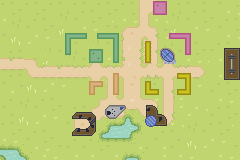

Below is a game level as drawn by its tile map, then a one-line description and the .tmx that defines it (tile-layer data replaced by summaries):
An orthogonal 30x20 tile map with 8x8 px tiles, 4 tile layers (waterLayer, background, foreground, buildings), 6 tilesets and 5 objects (College Dorm, Glasshouse, CompSci, Piazza, Start).

<map version="1.10" tiledversion="1.10.2" orientation="orthogonal" renderorder="right-down" width="30" height="20" tilewidth="8" tileheight="8" infinite="0" nextlayerid="8" nextobjectid="1">
 <tileset firstgid="1" name="Grass" tilewidth="8" tileheight="8" tilecount="308" columns="22">
  <image source="Tilesets/Grass.png" width="176" height="112" />
 </tileset>
 <tileset firstgid="309" source="Tilesets/Water.tsx" />
 <tileset firstgid="325" name="Tilled_Dirt" tilewidth="8" tileheight="8" tilecount="308" columns="22">
  <image source="Tilesets/Tilled_Dirt.png" width="176" height="112" />
 </tileset>
 <tileset firstgid="633" name="Wooden House" tilewidth="8" tileheight="8" tilecount="140" columns="14">
  <image source="Tilesets/Wooden House.png" width="112" height="80" />
  <tile id="58">
   <properties>
    <property name="blocked" type="bool" value="true" />
   </properties>
  </tile>
  <tile id="59">
   <properties>
    <property name="blocked" type="bool" value="true" />
   </properties>
  </tile>
  <tile id="72">
   <properties>
    <property name="blocked" type="bool" value="true" />
   </properties>
  </tile>
  <tile id="73">
   <properties>
    <property name="blocked" type="bool" value="true" />
   </properties>
  </tile>
 </tileset>
 <tileset firstgid="773" source="Tilesets/campus_buildings.tsx" />
 <tileset firstgid="815" source="Tilesets/colleges.tsx" />
 <layer id="2" name="waterLayer" width="30" height="20">
  <data>[600 cells, 597 non-empty, 16 distinct tile ids]</data>
 </layer>
 <layer id="1" name="background" width="30" height="20">
  <data>[600 cells, 599 non-empty, 48 distinct tile ids]</data>
 </layer>
 <layer id="4" name="foreground" width="30" height="20">
  <data>[600 cells, 163 non-empty, 90 distinct tile ids]</data>
 </layer>
 <layer id="7" name="buildings" width="30" height="20">
  <data>[600 cells, 77 non-empty, 69 distinct tile ids]</data>
 </layer>
 <objectgroup id="5" name="Objectives">
  <object id="1" name="College Dorm" x="83.6667" y="44.6667" width="25" height="23.3333">
   <properties>
    <property name="objectiveType" value="Sleep" />
    <property name="timeLength" type="int" value="8" />
   </properties>
  </object>
  <object id="2" name="Glasshouse" x="156" y="44" width="25" height="24.6667">
   <properties>
    <property name="objectiveType" value="Recreation" />
    <property name="timeLength" type="int" value="3" />
   </properties>
  </object>
  <object id="5" name="CompSci" x="67.3334" y="108" width="32.3333" height="33">
   <properties>
    <property name="objectiveType" value="Study" />
    <property name="timeLength" type="int" value="4" />
   </properties>
  </object>
  <object id="8" name="Piazza" x="140.333" y="99.3337" width="32.3333" height="33">
   <properties>
    <property name="objectiveType" value="Hunger" />
    <property name="timeLength" type="int" value="2" />
   </properties>
  </object>
  <object id="10" name="Start" x="132" y="69">
   <properties>
    <property name="objectiveType" value="Start" />
   </properties>
   <point />
  </object>
 </objectgroup>
</map>
